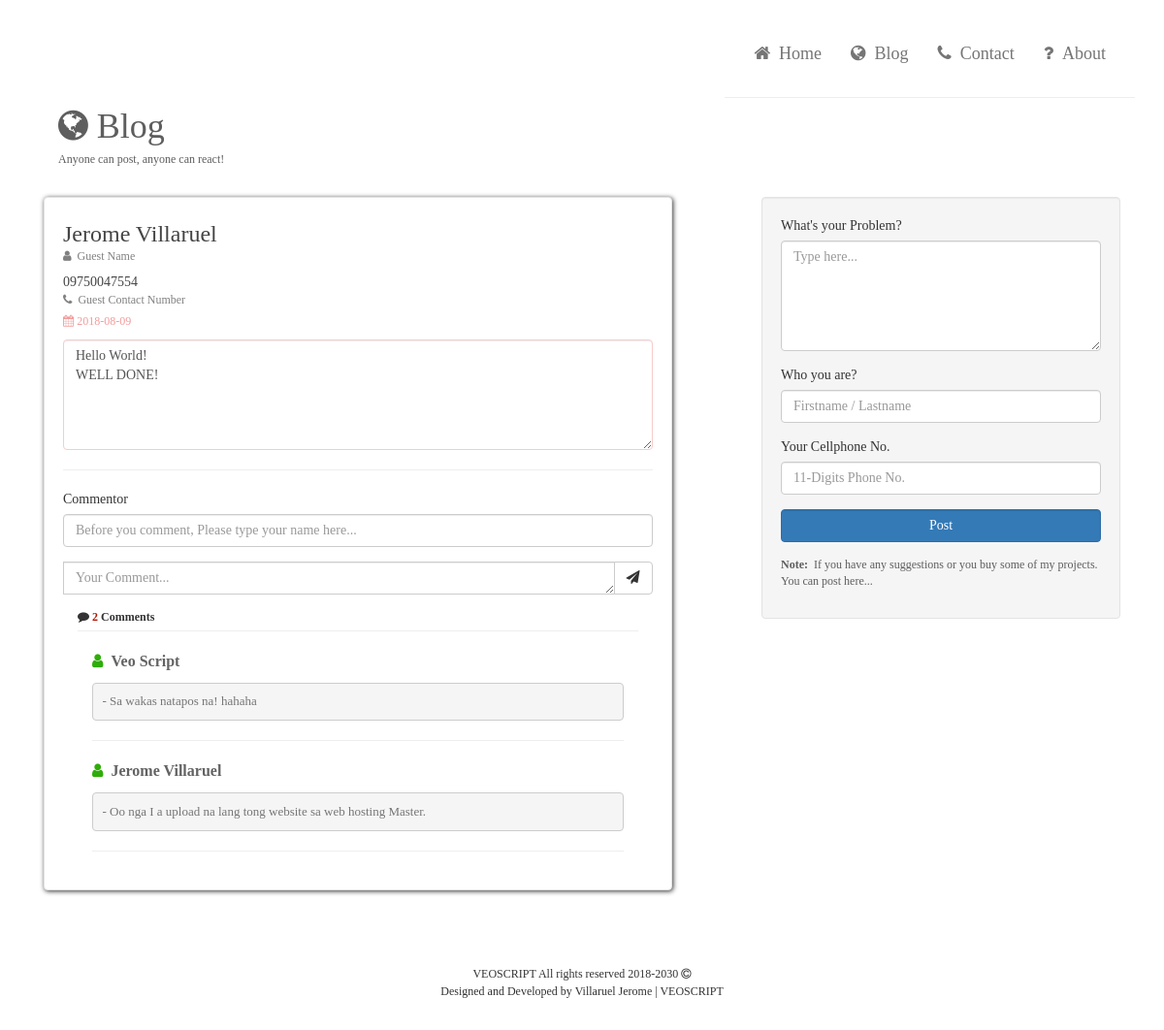
Screenshot of /blog.php with the database file from the repository.
### tables this page shows
CREATE TABLE `blog` (
  `Id` int(11) NOT NULL,
  `GuestName` varchar(255) NOT NULL,
  `Contact` varchar(255) NOT NULL,
  `Post` text NOT NULL,
  `Date` date NOT NULL
);

CREATE TABLE `comment` (
  `Id` int(11) NOT NULL,
  `GuestID` int(11) NOT NULL,
  `Commentor` varchar(255) NOT NULL,
  `Comment` text NOT NULL
);

### connection/db.php (called while the page is built)
<?php
    class DB{
        private static function connect(){
            $pdo = new PDO('mysql:host=localhost; dbname=veoscript; charset=utf8', 'root', '');
            $pdo->setAttribute(PDO::ATTR_ERRMODE, PDO::ERRMODE_EXCEPTION);
            return $pdo;
        }
        public static function query($query, $params = array()){
            $statement = self::connect()->prepare($query);
            $statement->execute($params);
            if (explode(' ', $query)[0] == 'SELECT'){
                $data = $statement->fetchAll();
                return $data;
            }
        }
    }
?>

### blog.php (the view, shortened to what this page needs)
<!DOCTYPE html>
<html>
<head>
    <link rel="stylesheet" href="vendor/bootstrap/css/bootstrap.min.css">
    <link rel="stylesheet" media="screen" href="css/style.css">
    <link rel="stylesheet" href="vendor/font-awesome/css/font-awesome.min.css">
</head>
<body>
    <?php
        include 'connection/db.php';
        include 'connection/mysqli.php';
    ?>
    <div class="container main">
        <?php include 'header.php';?>
        <div class="container-fluid body">
            <div class="container-fluid abx">
                <h1><i class="fa fa-globe"></i>&nbsp;Blog</h1>
                <p class="abx_txt">Anyone can post, anyone can react!</p>
            </div>
            <div class="col-sm-4 well post-box">
                <form action="blog.php" method="post">
                    <div class="form-group">
                        <label for="txtPost">What's your Problem?</label>
                        <textarea name="txtPost" id="txtPost" class="form-control" cols="30" rows="5" placeholder="Type here..." required></textarea>
                    </div>
                    <div class="form-group">
                        <label for="txtGuest">Who you are?</label>
                        <input type="text" name="txtGuest" id="txtGuest" class="form-control" placeholder="Firstname / Lastname" required>
                    </div>
                    <div class="form-group">
                        <label for="txtCellphoneNo">Your Cellphone No.</label>
                        <input type="number" name="txtCellphoneNo" id="txtCellphoneNo" class="form-control" placeholder="11-Digits Phone No." required>
                    </div>
                    <div class="form-group">
                        <button type="submit" name="btnPost" id="btnPost" class="form-control btn btn-primary">Post</button>
                    </div>
                </form>
                <p class="note">
                    <strong>Note:&nbsp;</strong>
                    If you have any suggestions or you buy some of my projects. <br> You can post here...
                </p>
            </div>
            <?php
                $result = $mysqli->query("SELECT Id, GuestName, Contact, Post, Date FROM blog ORDER BY Id DESC");
                while($row = $result->fetch_assoc()){
                    $Id = $row['Id'];
                    $GuestName = $row['GuestName'];
                    $Contact = $row['Contact'];
                    $Post = $row['Post'];
                    $Date = $row['Date'];
                    echo '
                        <div class="col-sm-7 well posts-list">
                            <div class="post-header">
                                <h3 class="la">'. $GuestName .'</h3>
                                <p class="lb"><i class="fa fa-user"></i>&nbsp;&nbsp;Guest Name</p>
                                <h5 class="la">'. $Contact .'</h5>
                                <p class="lb"><i class="fa fa-phone"></i>&nbsp;&nbsp;Guest Contact Number</p>
                                <p class="lc"><i class="fa fa-calendar"></i>&nbsp;'. $Date .'</p>
                            </div>
                            <div class="post-body">
                                <textarea name="postDisplay" id="postDisplay" class="form-control" cols="30" rows="5" readonly>'. $Post .'</textarea>
                            </div>
                            <div class="post-footer">
                                <hr>
                                <form action="blog.php" method="post">
                                    <div class="form-group">
                                        <label for="txtCommentor">Commentor</label>
                                        <input type="text" name="txtCommentor" id="txtCommentor" placeholder="Before you comment, Please type your name here..." class="form-control" required>
                                    </div>
                                    <div class="input-group">
                                        <input type="text" class="block_none" name="txtID" id="txtID" value='. $Id .' readonly>
                                        <textarea name="txtComment" id="txtComment" class="form-control" placeholder="Your Comment..." cols="30" rows="1" required></textarea>
                                        <div class="input-group-btn">
                                            <button type="submit" class="btn btn-default" name="btnComment" id="btnComment"><i class="fa fa-send"></i></button>
                                        </div>
                                    </div>
                                </form>
                    ';
            ?>
            <?php
                $getComment = DB::query('SELECT COUNT(Comment) AS COMMENT FROM comment WHERE GuestID=:GuestID', array(':GuestID'=>$Id))[0]['COMMENT'];
            ?>
                            <div class="container-fluid comment-box">
                                    <p class="cmb-txt"><i class="fa fa-comment"></i>&nbsp;<span class="count"><?php if(isset($getComment)){echo $getComment;}?></span>&nbsp;Comments</p>
                                    <hr>
                                    <?php
                                        $comment = $mysqli->query("SELECT GuestID, Commentor, Comment FROM comment WHERE GuestID='$Id' ORDER BY Id ASC");
                                        while($row = $comment->fetch_assoc()){
                                            $Commentor = $row['Commentor'];
                                            $Comment = $row['Comment'];
                                            echo '
                                                <div class="container-fluid">
                                                    <p class="commentor_name"><i class="fa fa-user"></i>&nbsp;&nbsp;'. $Commentor .'</p>
                                                    <pre class="commentor_post">-&nbsp;'. $Comment .'</pre>
                                                    <hr>
                                                </div>
                                            ';
                                        }
                                    ?>
                                </div>
                            </div>
                        </div>
            <?php
                }
            ?>
        </div>
        <div class="container-fluid footer text-center">
            <p class="rights">VEOSCRIPT All rights reserved 2018-2030&nbsp;<i class="fa fa-copyright"></i></p>
            <p class="dev">Designed and Developed by Villaruel Jerome | VEOSCRIPT</p>
        </div>
    </div>
</body>
</html>

### header.php
<div class="container-fluid header">
        <div class="nav navbar-right">
            <div class="container-fluid">
                <ul class="nav navbar-nav">
                    <li><a href="index.php"><i class="fa fa-home"></i>&nbsp;&nbsp;Home</a></li>
                    <li><a href="blog.php"><i class="fa fa-globe"></i>&nbsp;&nbsp;Blog</a></li>
                    <li><a href="contact.php" data-toggle="modal" data-target="#contact"><i class="fa fa-phone"></i>&nbsp;&nbsp;Contact</a></li>
                    <li><a href="about.php"><i class="fa fa-question"></i>&nbsp;&nbsp;About</a></li>
                </ul>
            </div>
            <hr class="navbar-hr">
        </div>
    </div>

### css/style.css (style rules this page uses)
* { margin: 0; padding: 0; font-family: 'Calibri'; }
a { cursor: pointer; transition: all.20s ease-in-out; }
.note { font-family: 'Calibri'; font-size: 12px; color: #5e5e5e; }
label { font-family: 'Corbel'; font-size: 14px; font-weight: lighter; }
.main .header { margin: 30px auto 0px; }
.main .header .nav .container-fluid .nav li a { font-family: 'Corbel'; font-size: 18px; color: #757575; border-radius: 10px 5px 10px 5px; transition: all 0.20s ease-in-out; }
.main .body { margin: 20px auto 50px; }
.main .footer { line-height: 5px; margin: 0px auto 30px; }
.main .footer .rights,.dev { font-family: 'Calibri'; font-size: 12px; }
.main .body .abx { margin: -50px auto 30px; }
.main .body .abx h1 { font-family: 'Corbel'; color: #5e5e5e; }
.main .body .abx .abx_txt { font-family: 'Candara'; font-size: 12px; color: #5e5e5e; margin: -5px auto 0px; }
.main .body .post-box { margin: 0px auto 20px; float: right; }
.main .body .posts-list { background: #fff; float: left; box-shadow: 1px 1px 5px #333; margin-bottom: 30px; }
.main .body .posts-list .post-header { margin: -15px auto 0px; }
.main .body .posts-list .post-header .la { font-family: 'Calibri'; color: #444444; }
.main .body .posts-list .post-header .lb { font-family: 'Corbel'; font-size: 12px; font-weight: lighter; margin: -8px auto 0px; color: #808080; }
.main .body .posts-list .post-header .lc { font-family: 'Calibri'; font-size: 12px; color: #f39b9b; margin: 5px auto 10px; }
.main .body .posts-list .post-body textarea { border: 1px solid #f8cccc; background: #fff; cursor: default; }
.main .body .posts-list .post-footer .comment-box .cmb-txt { font-family: 'Corbel'; font-size: 12px; font-weight: bolder; margin: 15px auto -15px; }
.main .body .posts-list .post-footer .comment-box .cmb-txt .count { color: #ad1c09; }
.main .body .posts-list .post-footer .comment-box .fa-user { color: #2fad09; }
.main .body .posts-list .post-footer .comment-box .commentor_name { font-family: 'Corbel'; font-size: 16px; font-weight: bolder; color: #636363; }
.main .body .posts-list .post-footer .comment-box .commentor_post { font-family: 'Corbel'; font-size: 13px; font-weight: lighter; color: #757575; }

### rows the page displays
blog: GuestName "Jerome Villaruel", Contact "09750047554", Date "2018-08-09", postDisplay "Hello World! WELL DONE!", getComment "2"
comment: Commentor "Veo Script", Comment "Sa wakas natapos na! hahaha"
comment: Commentor "Jerome Villaruel", Comment "Oo nga I a upload na lang tong website sa web hosting Master."
